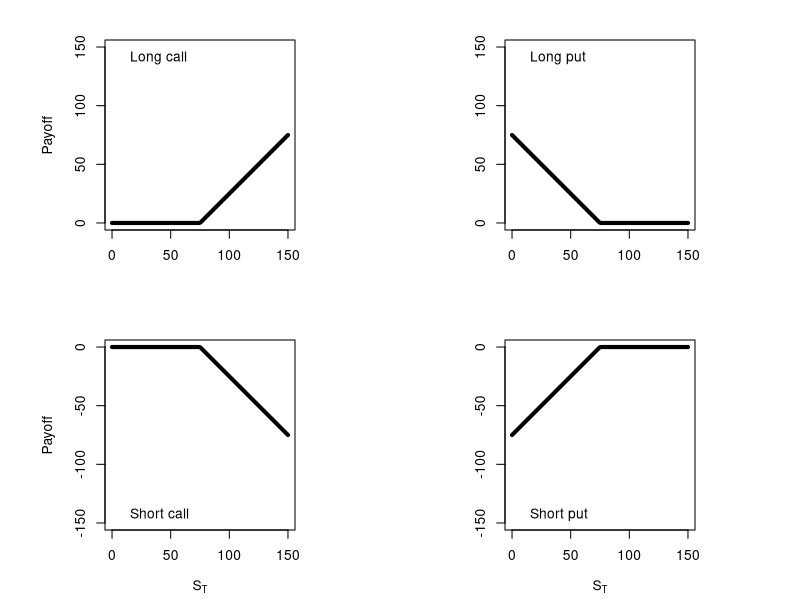
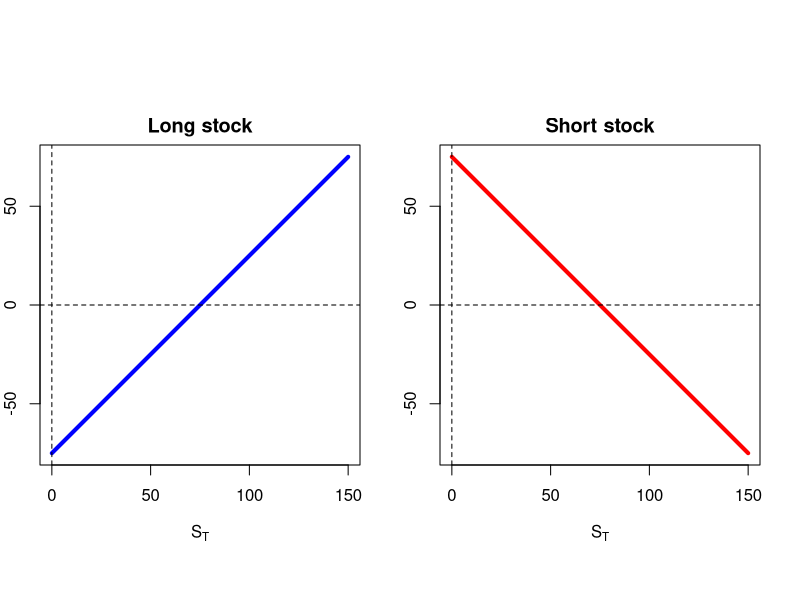
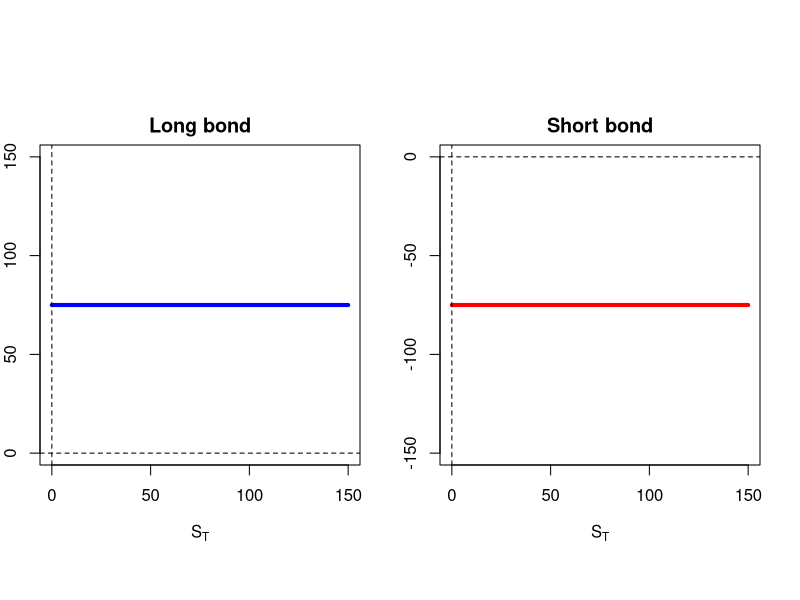
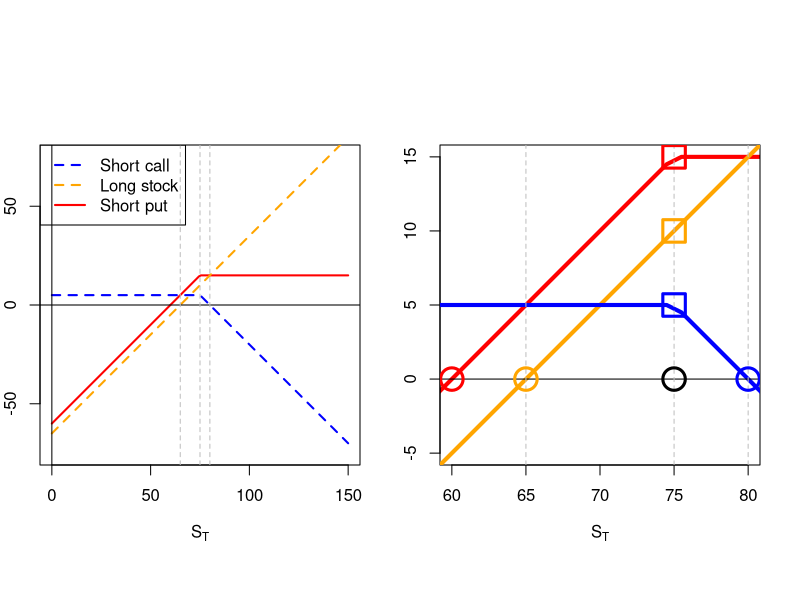
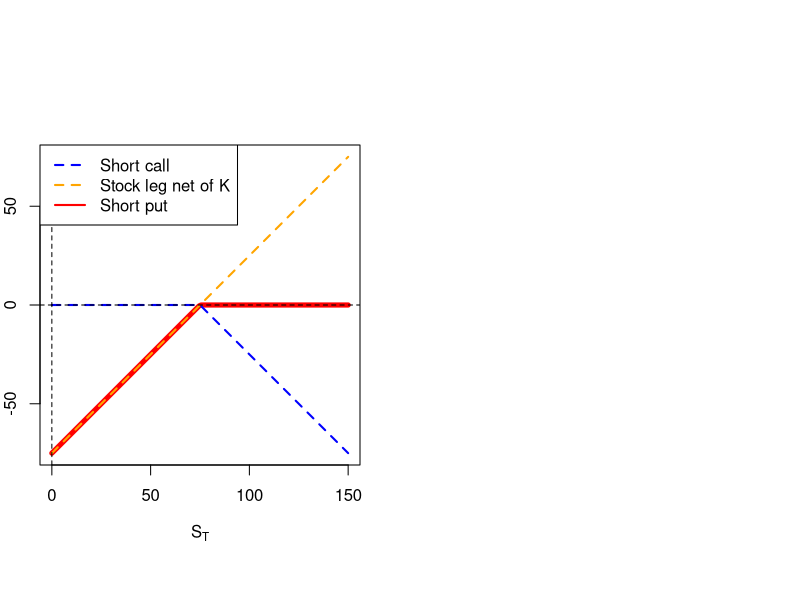

Generate these figures, in order, with R:
## ---- chunk 1
ST.seq <- seq(from = 0, to = 150, length.out = 150)
K = 75
cl <- pmax(ST.seq - K, 0) # long call payoff.
pl <- pmax(K - ST.seq, 0) # long put payoff.
cs <- pmin(K - ST.seq, 0) # short call payoff.
ps <- pmin(ST.seq - K, 0) # short put payoff.
## ---- chunk 2
#| label: fig-poeop
#| fig-cap: "Payoffs of European option positions."
par(mfrow = c(2, 2), mai = c(0.7, 0.4, 0.4, 0.4))
par(pty = "s")
plot(ST.seq, cl, type = "l", ylim = c(0, 150), lwd = 4,
     ylab = "Payoff", xlab = "")
legend("topleft", legend = c("Long call"),
       bg = "white", bty = "n")
par(pty = "s")
plot(ST.seq, pl, type = "l", ylim = c(0, 150), lwd = 4,
     ylab = "", xlab = "")
legend("topleft", legend = c("Long put"),
       bg = "white", bty = "n")
par(pty = "s")
plot(ST.seq, cs, type = "l", ylim = c(-150, 0), lwd = 4,
     ylab = "Payoff", xlab = expression(paste(S[T])))
legend("bottomleft", legend = c("Short call"),
       bg = "white", bty = "n")
par(pty = "s")
plot(ST.seq, ps, type = "l", ylim = c(-150, 0), lwd = 4,
     ylab = "", xlab = expression(paste(S[T])))
legend("bottomleft", legend = c("Short put"),
       bg = "white", bty = "n")
## ---- chunk 3
#| label: fig-lassp
#| fig-cap: "Long and short stock profits."
S0 = 75
par(pty = "s")
par(mfrow = c(1, 2), oma = c(0, 0, 2, 0))
par(pty = "s")
# Long position
plot(ST.seq, ST.seq-S0, type = "l", ylab = "Profit", main = "Long stock",
     xlab = expression(paste(S[T])), lwd = 4, col = "blue", 
     ylim = c(-75, 75))
abline(h = 0, lty = 2)
abline(v = 0, lty = 2)
par(pty = "s")
# Short position
plot(ST.seq, S0-ST.seq, type = "l", ylab = "", main = "Short stock",
     xlab = expression(paste(S[T])), lwd = 4, col = "red", 
     ylim = c(-75, 75))
abline(h = 0, lty = 2)
abline(v = 0, lty = 2)
## ---- chunk 4
#| label: fig-laszcbp
#| fig-cap: "Long and short zero coupon bond payoffs."
K = 75
par(pty = "s")
par(mfrow = c(1, 2), oma = c(0, 0, 2, 0))
par(pty = "s")
# Long position
plot(ST.seq, rep(K, 150), type = "l", ylab = "Payoff", main = "Long bond",
     xlab = expression(paste(S[T])), lwd = 4, col = "blue", 
     ylim = c(0, 150))
abline(h = 0, lty = 2)
abline(v = 0, lty = 2)
par(pty = "s")
# Short position
plot(ST.seq, rep(-K, 150), type = "l", ylab = "", main = "Short bond",
     xlab = expression(paste(S[T])), lwd = 4, col = "red", 
     ylim = c(-150, 0))
abline(h = 0, lty = 2)
abline(v = 0, lty = 2)
## ---- chunk 5
#| label: fig-hf1pdassp
#| fig-cap: "Hull: Figure 12.1a, profit diagram. A synthetic short put."
S0 = 65
# Here I assume the stock price is currently 65.
Sl <- ST.seq - S0
# I assume the option price is 5.
cs.pr <- pmin(K - ST.seq, 0) + 5
# A short put profit is replicated by taking a short call and a long stock.
ans <- cs.pr + Sl
par(pty = "s")
plot(ST.seq, ans, type = "l", ylim = c(-75, 75), lwd = 2, col = "red",
     xlab = expression(paste(S[T])), 
     ylab = "Profit")
lines(ST.seq, Sl, lty = 2, lwd = 2, col = "orange")
lines(ST.seq, cs.pr, lty = 2, lwd = 2, col = "blue")
abline(v = 0)
abline(h = 0)
abline(v = 65, lty = 2, col = "grey")
abline(v = 75, lty = 2, col = "grey")
abline(v = 80, lty = 2, col = "grey")
legend("topleft", legend = c("Short call", "Long stock", "Short put"),
       col = c("blue", "orange", "red"), lty = c(2, 2, 1), 
       lwd = 2, bg = NULL)
## ---- chunk 6
#| label: fig-hf1pdzassp
#| fig-cap: "Hull: Figure 12.1a, profit diagram (zoom). A synthetic short put."
S0 = 65
c_price = 5
# Here I assume the stock price is currently 65.
Sl <- ST.seq - S0
# I assume the option price is 5.
cs.pr <- pmin(K - ST.seq, 0) + c_price
# A short put profit is replicated by taking a short call and a long stock.
ans <- cs.pr + Sl
par(pty = "s")
plot(ST.seq, ans, type = "l", ylim = c(-5, 15), xlim = c(60, 80),
     lwd = 4, col = "red",
     xlab = expression(paste(S[T])), 
     ylab = "Profit")
lines(ST.seq, Sl, lwd = 4, col = "orange")
lines(ST.seq, cs.pr, lwd = 4, col = "blue")
abline(v = 0)
abline(h = 0)
abline(v = 65, lty = 2, col = "grey")
abline(v = 75, lty = 2, col = "grey")
abline(v = 80, lty = 2, col = "grey")
points(S0 - c_price, 0, cex = 3, col = "red", lwd = 3)
points(K, K - S0 + c_price, cex = 3, col = "red", lwd = 3, pch = 0)
points(K + c_price, 0, cex = 3, col = "blue", lwd = 3)
points(K, c_price, cex = 3, col = "blue", lwd = 3, pch = 0)
points(S0, 0, cex = 3, col = "orange", lwd = 3)
points(K, K - S0, cex = 3, col = "orange", lwd = 3, pch = 0)
points(K, 0, cex = 3, lwd = 3)
## ---- chunk 7
#| label: fig-hf1pd
#| fig-cap: "Hull: Figure 12.1a, payoff diagram."
S0 = K
Sl <- ST.seq - S0
cs.pr <- pmin(K - ST.seq, 0)
# A short put payoff is replicated by taking a short call and a stock leg net of K.
ans <- cs.pr + Sl
par(pty = "s")
plot(ST.seq, ans, type = "l", ylim = c(-75, 75), lwd = 5, col = "red",
     xlab = expression(paste(S[T])), 
     ylab = "Payoff")
lines(ST.seq, Sl, lty = 2, lwd = 2, col = "orange")
lines(ST.seq, cs.pr, lty = 2, lwd = 2, col = "blue")
abline(v = 0, lty = 2)
abline(h = 0, lty = 2)
legend("topleft", legend = c("Short call", "Stock leg net of K", "Short put"),
       col = c("blue", "orange", "red"), lty = c(2, 2, 1), 
       lwd = 2, bg = "white")
